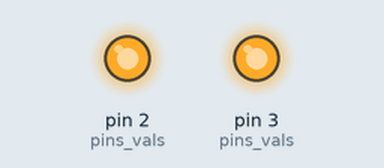
Simulated run of this sketch. Board: Arduino Uno, built with avr-gcc and run on an emulated ATmega328P. Shown: output pins drawn as LEDs (lit = HIGH).

Above: at 0.15 s.
At 10.82 s:
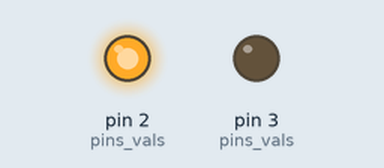
At 20.3 s:
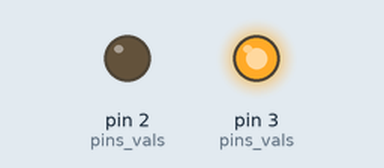
At 38.7 s:
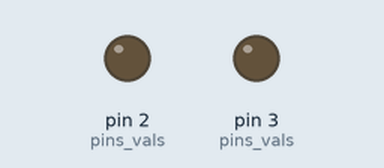
Timing chart, 0 to 40.0 s (numbered marks = the images above):
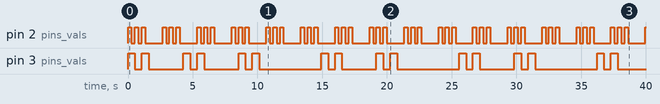

The sketch:

RelayV2.ino
```cpp
//This Is A Test Program To Control Multiple Digital Devices With An Arduino
//It Is Meant For Movement Patterns With A Number Of Toggles, And A Set Delay
/*
NOTE: In Order To Utilize This Code:
1.) Update 2D Array With Values, Instructions Listed Above Line
2.) Change pins_vals Dimension (First Number) To Refect Number Of Pins
3.) Change Rows, Totals, Active, And Temp Dimesnions (Except For Rows, Which Is An Int) To Reflect Number Of Terms
*/

//Each Item Is A Digital Pin
//Format: Pin#, Time Between Toggles, Repetitions (Of Toggles, 2x # Of Flashes), Delay
int pins_vals[2][4] = {{2, 250, 6, 1000}, {3, 500, 4, 2000}};
int rows = 2;

int totals[2];
boolean active[2];
int temp[2];

void setup() {
  //Set Up Pins
  pinMode(2,OUTPUT);
  pinMode(3,OUTPUT);

  //Set Up Total Times Per Motion (Digital Pin)
  for(int i=0; i<rows; i++){
    totals[i] = (pins_vals[i][1] * pins_vals[i][2]) + pins_vals[i][3];
  }
  for(int i=0; i<rows; i++){
    active[i] = false;
  }
  for(int i=0; i<rows; i++){
    temp[i] = 0;
  }
}

void loop() {
  //10 Second Interval
  for (int i = 0; i < 10000; i++) {
    //Check Each Item In 2D Array, Every Millisecond
    for (int r = 0; r < rows; r++) {
      if (i % totals[r] == 0 || active[r]) { //Check If Multiple Of Interval

//\\//\\//\\//\\//\\//\\//\\//\\//\\//\\//\\//\\//\\//\\//\\//\\//\\//\\//\\//\\//\\//\\//\\//

        active[r] = true;

        for(int c=0; c<pins_vals[r][2]; c++){
          if(temp[r] == c*pins_vals[r][1]){
            //Toggle Pin --> Toggle Relay
            if(digitalRead(pins_vals[r][0]) == LOW){
              digitalWrite(pins_vals[r][0], HIGH);
            }
            else{
              digitalWrite(pins_vals[r][0], LOW);
            }
          }
        }

        temp[r]++;
        if(temp[r] == totals[r]){
          temp[r] = 0;
          active[r] = false;
        }

//\\//\\//\\//\\//\\//\\//\\//\\//\\//\\//\\//\\//\\//\\//\\//\\//\\//\\//\\//\\//\\//\\//\\//

    }
  }
  delay(1);
  }
}
```

Measured:
- by itself, pin 2 (pins_vals): repeats every 2.7 s: 2 × (LOW 0.27 s, HIGH 0.27 s), LOW 1.3 s, HIGH 0.27 s
- by itself, pin 3 (pins_vals): LOW → HIGH at 0.00 s, → LOW 0.53 s later, → HIGH 0.53 s later, → LOW 0.53 s later, … (32 changes in this stretch)
